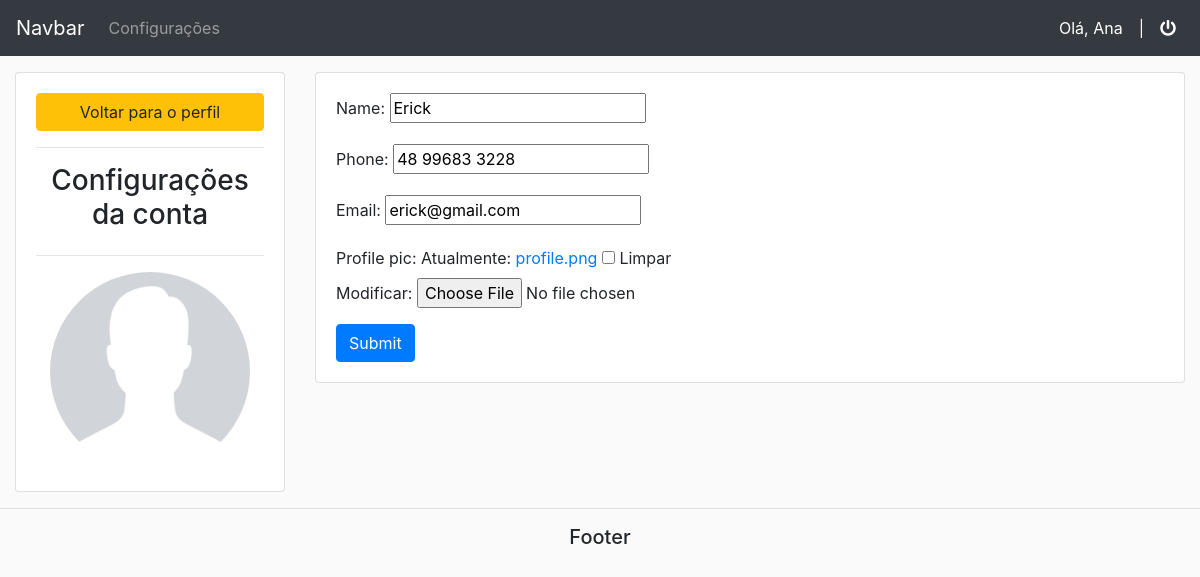
/account/ (signed in), run on the app's committed database.
### accounts/models.py (models this page shows, shortened)
class Customer(models.Model):
    user = models.OneToOneField(User, null=True, blank=True, on_delete=models.CASCADE)
    name = models.CharField(max_length=100, null=True)
    phone = models.CharField(max_length=25, null=True)
    email = models.CharField(max_length=100, null=True)
    profile_pic = models.ImageField(default="profile.png", null=True, blank=True)
    date_created = models.DateTimeField(auto_now_add=True, null=True)

### accounts/decorators.py (the view)
    def wrapper_func(request, *args, **kwargs):
      group = None
      if request.user.groups.exists():
        group = request.user.groups.all()[0].name
      if group in allowed_roles:
        return view_func(request, *args, **kwargs)
      else:
        return HttpResponse('Você não possui permissão para visualizar esta página.')

### accounts/forms.py
class CustomerForm(ModelForm):
    class Meta:
        model = Customer
        fields = '__all__'
        exclude = ['user']

### accounts/views.py (called while the page is built)
@login_required(login_url='login')
@allowed_users(allowed_roles=['customer'])
def accountSettings(request):
    customer = request.user.customer
    form = CustomerForm(instance=customer)
    if request.method == 'POST':
        form = CustomerForm(request.POST, request.FILES, instance=customer)
        if form.is_valid():
            form.save()
    context = {'form': form}
    return render(request, 'accounts/account_settings.html', context)

### accounts/templates/accounts/account_settings.html (shortened to what this page needs)
{% extends 'accounts/main.html' %}
{% load static %}
{% block content %}
  <div class="row">
    <div class="col-md-3">
      <div class="card card-body">
        <a href="{% url 'home' %}" class="btn btn-warning">Voltar para o perfil</a>
        <hr>
        <h3 class="text-center">Configurações da conta</h3>
        <hr>
        <img class="profile-pic" src="{{request.user.customer.profile_pic.url}}" alt="">
      </div>
    </div>
    <div class="col-md-9">
      <div class="card card-body">
        <form action="" method="post" enctype="multipart/form-data">
          {{form.as_p}}
          <input type="submit" class="btn btn-primary" name="Atualizar informações">
        </form>
      </div>
    </div>
  </div>
{% endblock %}

### accounts/templates/accounts/navbar.html (shortened to what this page needs)
<nav class="navbar navbar-expand-lg navbar-dark bg-dark">
  <a class="navbar-brand" href="#">Navbar</a>
  <div class="collapse navbar-collapse" id="navbarSupportedContent">
    <ul class="navbar-nav mr-auto">
      {% if request.user.is_staff %}
        <li class="nav-item active">
          <a class="nav-link" href="{% url 'home' %}"
            >Dashboard <span class="sr-only">(current)</span></a
          >
        </li>
        <li class="nav-item">
          <a class="nav-link" href="{% url 'products' %}">Produtos</a>
        </li>
      {% else %}
        <li class="nav-item">
          <a class="nav-link" href="{% url 'account' %}">Configurações</a>
        </li>
      {% endif %}
    </ul>
  </div>
  <span class="text-white mr-2">Olá, {{request.user|title}}</span>
  <span class="text-white ml-2 mr-3">|</span>
  <span class="text-white mr-2"
    ><a
      class="text-white"
      href="{% url 'logout' %}"
      data-toggle="tooltip"
      title="Sair"
      ><i class="fas fa-power-off"></i></a
  ></span>
</nav>

### static/css/main.css (style rules this page uses)
body { background-color: #fafafa; }
.profile-pic { max-width: 200px; max-height: 200px; margin: 0 auto; border-radius: 50%; }

### data on the page
Customer: name "Erick", phone "48 99683 3228", email "erick@gmail.com"

### other printed values
{{ request.user|title }} "Ana"
